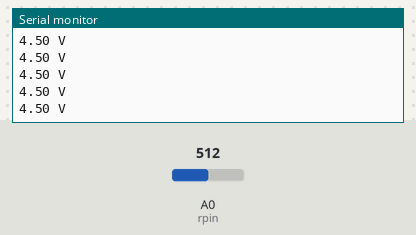
A sketch run on a simulated Arduino Uno, built with avr-gcc and run on an emulated ATmega328P. Shown: the last lines printed to the serial monitor. Inputs (shaded band) come from the test bench; at power-on: A0 (rpin) = 512.

Above: at 1.2 s.
1.3 s: A0 (rpin) set to 716
At 2.3 s:
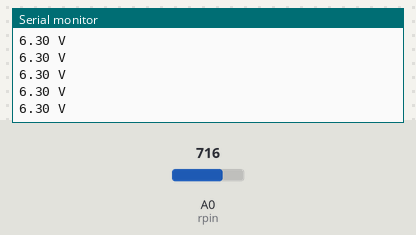
4.3 s: A0 (rpin) set to 900
At 5.4 s:
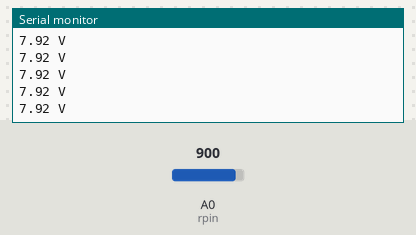
Timing chart, 0 to 7.3 s (numbered marks = the images above; inputs shaded):
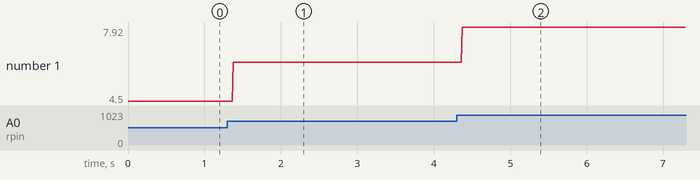

The sketch:

Analogread.ino
```cpp
int rpin = A0;

void setup() {
  // put your setup code here, to run once:
Serial.begin(9600);
pinMode(rpin,INPUT);
}

void loop() {
  // put your main code here, to run repeatedly:
float voltage = analogRead(rpin)* (9.0/1023.0);
Serial.print(voltage);
Serial.println(" V ");
}
```

Measured:
- after the input at 1.3 s, the serial monitor: prints a new line after 0.08 s (image 1)
- after the input at 4.3 s, the serial monitor: prints a new line after 0.07 s (image 2)
- plotted number 1: 4.5 → 6.3 after the input at 1.3 s, 6.3 → 7.92 after the input at 4.3 s
